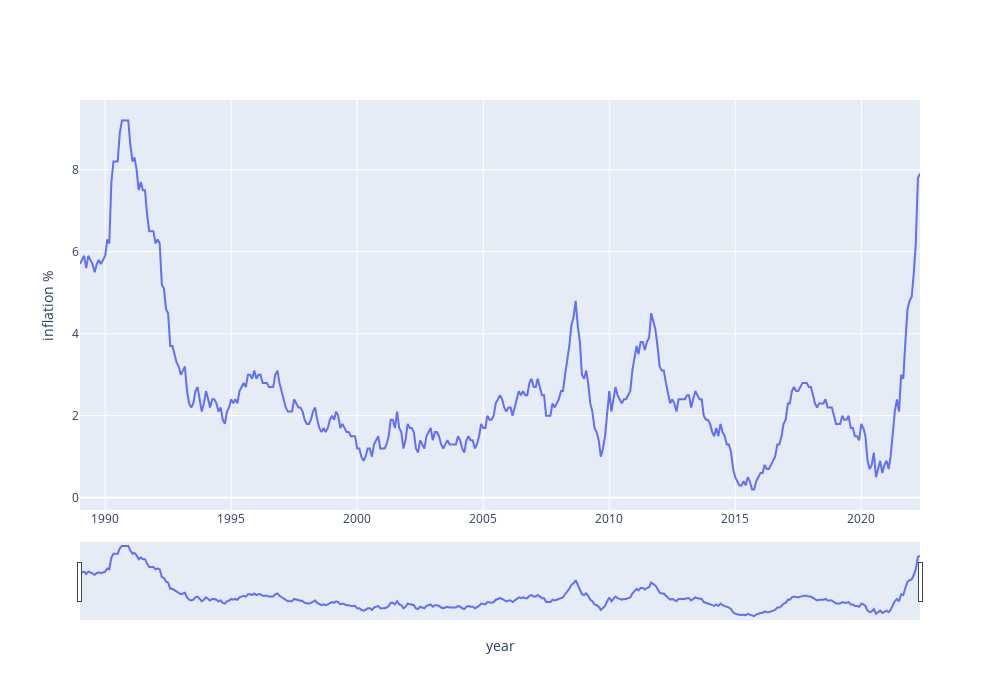

Notebook source saved alongside this figure:
### Code cell
fig = go.Figure()
fig.add_trace(go.Scatter(x = df_uk['Month'], y = df_uk['inflation %'], name = 'Inflation %'))

fig.update_layout(autosize = False, width = 1000, height = 700)
#add slider
fig.layout.update(xaxis_rangeslider_visible = True)
fig.update_xaxes(title_text = 'year')
fig.update_yaxes(title_text = 'inflation %')
fig.show()

### Figure 1 — Plotly figure (JSON) as saved in the notebook; plotly's stock layout.template omitted (floating-point values rounded to 4 significant figures; data arrays with more than 128 entries replaced by an {"elided": "..."} marker saying what was removed)
{"data": [{"name": "Inflation %", "type": "scatter", "x": {"elided": "401 str values"}, "y": {"elided": "401 float values"}}], "layout": {"autosize": false, "height": 700, "width": 1000, "xaxis": {"rangeslider": {"visible": true}, "title": {"text": "year"}}, "yaxis": {"title": {"text": "inflation %"}}}}
